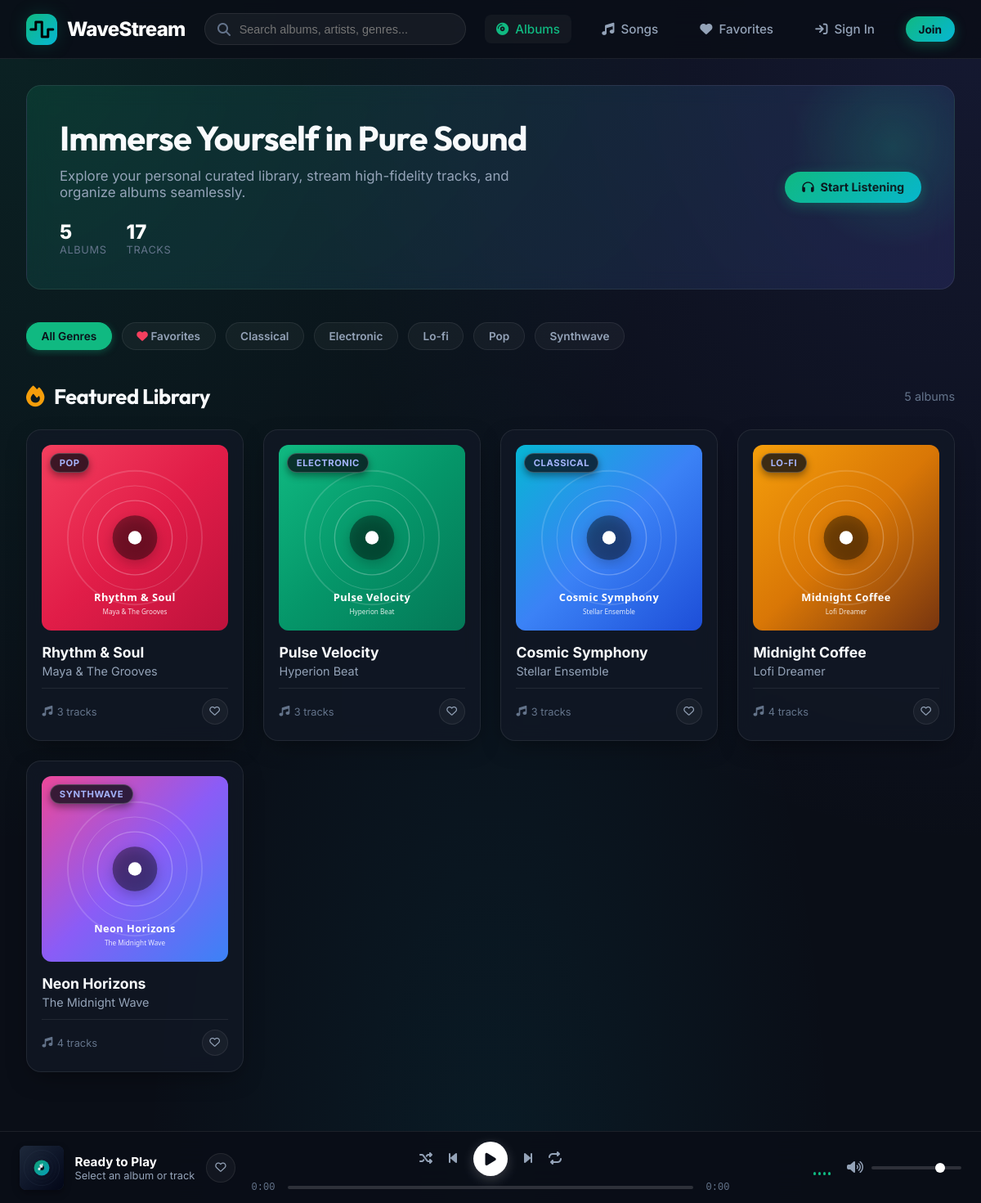
The app's page /music/ with its own data.
### music/models.py (models this page shows, shortened)
class Album(models.Model):
    user = models.ForeignKey(User, on_delete=models.SET_NULL, null=True, blank=True, related_name='albums')
    artist = models.CharField(max_length=250)
    album_title = models.CharField(max_length=250)
    genre = models.CharField(max_length=250)
    album_logo = models.FileField(upload_to='album_logos/', blank=True, null=True)
    is_favorite = models.BooleanField(default=False)
    @property
    def song_count(self):
        return self.song_set.count()

### music/views.py (the view)
# urls.py: path('', views.IndexView.as_view(), name='index'),
class IndexView(generic.ListView):
    template_name = 'music/index.html'
    context_object_name = 'all_albums'
    def get_queryset(self):
        queryset = Album.objects.all().prefetch_related('song_set').order_by('-id')
        query = self.request.GET.get('q')
        genre = self.request.GET.get('genre')
        fav_filter = self.request.GET.get('filter')
        if query:
            queryset = queryset.filter(
                Q(album_title__icontains=query) |
                Q(artist__icontains=query) |
                Q(genre__icontains=query)
            ).distinct()
        if genre:
            queryset = queryset.filter(genre__iexact=genre)
        if fav_filter == 'favorites':
            queryset = queryset.filter(is_favorite=True)
        return queryset
    def get_context_data(self, **kwargs):
        context = super().get_context_data(**kwargs)
        all_genres = Album.objects.values_list('genre', flat=True).distinct()
        genres_set = sorted(list({g.strip().capitalize() for g in all_genres if g and g.strip()}))
        context['genres'] = genres_set
        context['selected_genre'] = self.request.GET.get('genre', '')
        context['selected_filter'] = self.request.GET.get('filter', '')
        context['search_query'] = self.request.GET.get('q', '')
        context['total_albums'] = Album.objects.count()
        context['total_songs'] = Song.objects.count()
        user = self.request.user
        is_creator = False
        if user.is_authenticated:
            if user.is_staff:
                is_creator = True
            elif hasattr(user, 'profile') and user.profile.is_artist:
                is_creator = True
        context['is_creator'] = is_creator
        return context

### music/models.py (called while the page is built)
    def get_audio_url(self):
        if self.audio_file and hasattr(self.audio_file, 'url'):
            return self.audio_file.url
        return ""

### music/templates/music/index.html (shortened to what this page needs)
{% extends 'music/layout.html' %}
{% load static %}
{% block nav_albums %}{% if not selected_filter %}active{% endif %}{% endblock %}
{% block nav_favorites %}{% if selected_filter == 'favorites' %}active{% endif %}{% endblock %}
{% block body %}
    {% if not search_query and not selected_filter %}
    <div class="hero-banner">
        <div class="hero-content">
            <h1>Immerse Yourself in Pure Sound</h1>
            <p>Explore your personal curated library, stream high-fidelity tracks, and organize albums seamlessly.</p>
            <div class="stats-badges">
                <div class="stat-item">
                    <span class="stat-number">{{ total_albums }}</span>
                    <span class="stat-label">Albums</span>
                </div>
                <div class="stat-item">
                    <span class="stat-number">{{ total_songs }}</span>
                    <span class="stat-label">Tracks</span>
                </div>
            </div>
        </div>
        <div class="hero-actions">
            {% if is_creator %}
            <a href="{% url 'music:album-add' %}" class="btn-primary-custom">
                <i class="fa-solid fa-plus"></i>
                <span>Publish New Album</span>
            </a>
            {% else %}
            <a href="{% url 'music:songs' %}" class="btn-primary-custom">
                <i class="fa-solid fa-headphones"></i>
                <span>Start Listening</span>
            </a>
            {% endif %}
        </div>
    </div>
    {% endif %}
    <div class="filter-bar">
        <a href="{% url 'music:index' %}{% if search_query %}?q={{ search_query }}{% endif %}"
           class="filter-pill {% if not selected_genre and not selected_filter %}active{% endif %}">
            All Genres
        </a>
        <a href="{% url 'music:index' %}?filter=favorites{% if search_query %}&q={{ search_query }}{% endif %}"
           class="filter-pill {% if selected_filter == 'favorites' %}active{% endif %}">
            <i class="fa-solid fa-heart" style="color: var(--accent-favorite);"></i> Favorites
        </a>
        {% for g in genres %}
        <a href="{% url 'music:index' %}?genre={{ g }}{% if search_query %}&q={{ search_query }}{% endif %}"
           class="filter-pill {% if selected_genre|lower == g|lower %}active{% endif %}">
            {{ g }}
        </a>
        {% endfor %}
    </div>
    <div class="section-header">
        <h2>
            {% if search_query %}
                <span>Results for "{{ search_query }}"</span>
            {% elif selected_filter == 'favorites' %}
                <i class="fa-solid fa-heart" style="color: var(--accent-favorite);"></i>
                <span>Favorite Albums</span>
            {% elif selected_genre %}
                <span>{{ selected_genre }} Albums</span>
            {% else %}
                <i class="fa-solid fa-fire" style="color: #f59e0b;"></i>
                <span>Featured Library</span>
            {% endif %}
        </h2>
        <span style="color: var(--text-dim); font-size: 0.9rem;">
            {{ all_albums|length }} album{{ all_albums|length|pluralize }}
        </span>
    </div>
    {% if all_albums %}
    <div class="album-grid">
        {% for album in all_albums %}
        <div class="album-card">
            <div class="album-art-wrap">
                <a href="{% url 'music:detail' album.id %}">
                    {% if album.album_logo %}
                    <img src="{{ album.album_logo.url }}" alt="{{ album.album_title }}" class="album-art-img" onerror="this.onerror=null;this.src='{% static 'music/images/default_album.svg' %}'">
                    {% else %}
                    <img src="{% static 'music/images/default_album.svg' %}" alt="{{ album.album_title }}" class="album-art-img">
                    {% endif %}
                </a>
                <span class="badge-genre-overlay">{{ album.genre }}</span>
            </div>
            <div class="album-info">
                <a href="{% url 'music:detail' album.id %}" class="album-title" title="{{ album.album_title }}">
                    {{ album.album_title }}
                </a>
                <div class="album-artist">{{ album.artist }}</div>
                <div class="album-meta">
                    <span class="album-track-count">
                        <i class="fa-solid fa-music"></i> {{ album.song_count }} track{{ album.song_count|pluralize }}
                    </span>
                    <div class="album-actions">
                        <button class="btn-icon {% if album.is_favorite %}active-fav{% endif %}"
                                data-action="fav-album"
                                data-id="{{ album.id }}"
                                title="Favorite Album">
                            <i class="{% if album.is_favorite %}fa-solid fa-heart{% else %}fa-regular fa-heart{% endif %}"></i>
                        </button>
                    </div>
                </div>
            </div>
        </div>
        {% endfor %}
    </div>
    {% endif %}
{% endblock %}

### records on screen
Album: album_logo (picture), album_title "Rhythm & Soul", artist "Maya & The Grooves", song_count "3", is_favorite False (drawn)
Album: album_logo (picture), album_title "Pulse Velocity", artist "Hyperion Beat", song_count "3", is_favorite False (drawn)
Album: album_logo (picture), album_title "Cosmic Symphony", artist "Stellar Ensemble", song_count "3", is_favorite False (drawn)
Album: album_logo (picture), album_title "Midnight Coffee", artist "Lofi Dreamer", song_count "4", is_favorite False (drawn)
Album: album_logo (picture), album_title "Neon Horizons", artist "The Midnight Wave", song_count "4", is_favorite False (drawn)

### other values on screen
{{ total_albums }} "5"
{{ total_songs }} "17"
{{ g }} "Classical" "Electronic" "Lo-fi" "Pop" "Synthwave"
{{ all_albums|length }} "5"
